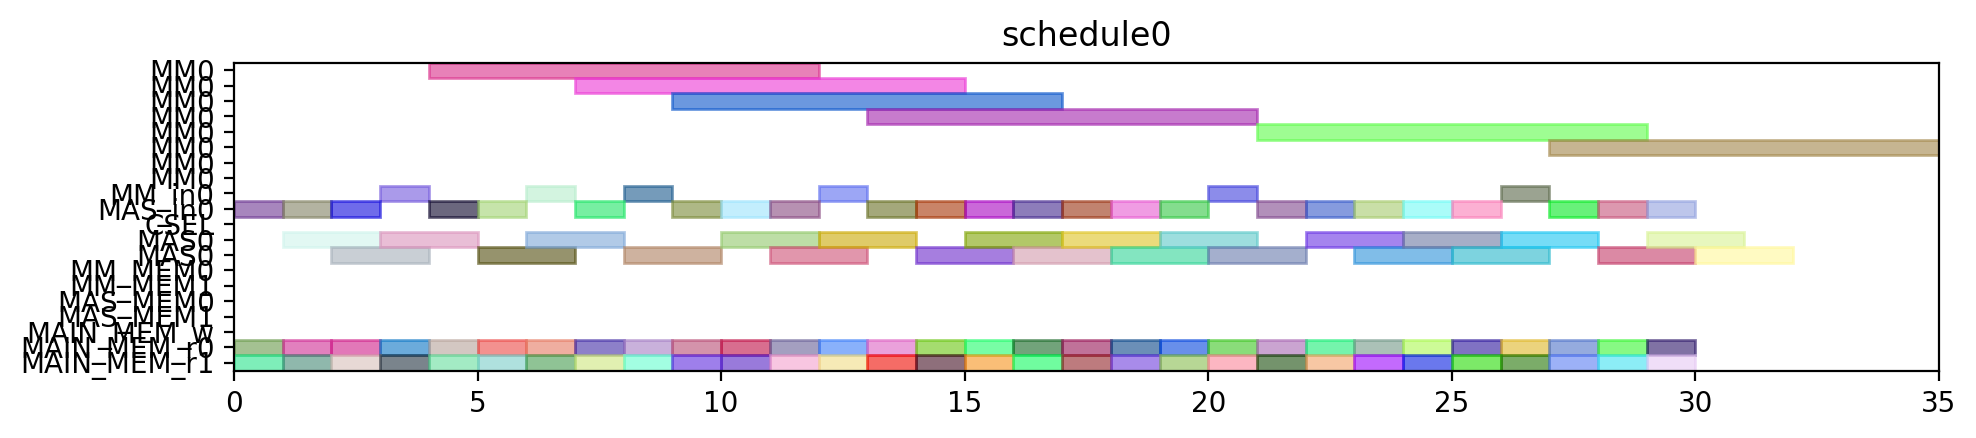

Recreate this plot in Python.
from pyschedule import Scenario, solvers, plotters, alt


def solve():
	horizon = 120
	S = Scenario("schedule0", horizon=horizon)

	# resource
	MM = S.Resources('MM', num=1, size=8)
	MM_in = S.Resources('MM_in', num=1)
	MAS_in = S.Resources('MAS_in', num=1)
	CSEL = S.Resource('CSEL')
	MAS = S.Resources('MAS', num=1, size=2, periods=range(1, horizon))
	MM_MEM = S.Resources('MM_MEM', num=2)
	MAS_MEM = S.Resources('MAS_MEM', num=2)
	MAIN_MEM_w = S.Resource('MAIN_MEM_w', size=1)
	MAIN_MEM_r = S.Resources('MAIN_MEM_r', num=2)

	# result of previous scheduling

	# new tasks
	c_t0_a1_0 = S.Task('c_t0_a1_0', length=2, delay_cost=1)
	c_t0_a1_0 += alt(MAS)
	c_t0_a1_0_in = S.Task('c_t0_a1_0_in', length=1, delay_cost=1)
	c_t0_a1_0_in += alt(MAS_in)
	S += c_t0_a1_0_in*MAS_in[0]<=c_t0_a1_0*MAS[0]

	c_t0_a1_0_mem0 = S.Task('c_t0_a1_0_mem0', length=1, delay_cost=1)
	c_t0_a1_0_mem0 += MAIN_MEM_r[0]
	S += c_t0_a1_0_mem0 <= c_t0_a1_0

	c_t0_a1_0_mem1 = S.Task('c_t0_a1_0_mem1', length=1, delay_cost=1)
	c_t0_a1_0_mem1 += MAIN_MEM_r[1]
	S += c_t0_a1_0_mem1 <= c_t0_a1_0

	c_t0_a1_1 = S.Task('c_t0_a1_1', length=2, delay_cost=1)
	c_t0_a1_1 += alt(MAS)
	c_t0_a1_1_in = S.Task('c_t0_a1_1_in', length=1, delay_cost=1)
	c_t0_a1_1_in += alt(MAS_in)
	S += c_t0_a1_1_in*MAS_in[0]<=c_t0_a1_1*MAS[0]

	c_t0_a1_1_mem0 = S.Task('c_t0_a1_1_mem0', length=1, delay_cost=1)
	c_t0_a1_1_mem0 += MAIN_MEM_r[0]
	S += c_t0_a1_1_mem0 <= c_t0_a1_1

	c_t0_a1_1_mem1 = S.Task('c_t0_a1_1_mem1', length=1, delay_cost=1)
	c_t0_a1_1_mem1 += MAIN_MEM_r[1]
	S += c_t0_a1_1_mem1 <= c_t0_a1_1

	c_t0_t10 = S.Task('c_t0_t10', length=2, delay_cost=1)
	c_t0_t10 += alt(MAS)
	c_t0_t10_in = S.Task('c_t0_t10_in', length=1, delay_cost=1)
	c_t0_t10_in += alt(MAS_in)
	S += c_t0_t10_in*MAS_in[0]<=c_t0_t10*MAS[0]

	c_t0_t10_mem0 = S.Task('c_t0_t10_mem0', length=1, delay_cost=1)
	c_t0_t10_mem0 += MAIN_MEM_r[0]
	S += c_t0_t10_mem0 <= c_t0_t10

	c_t0_t10_mem1 = S.Task('c_t0_t10_mem1', length=1, delay_cost=1)
	c_t0_t10_mem1 += MAIN_MEM_r[1]
	S += c_t0_t10_mem1 <= c_t0_t10

	c_t0_t11 = S.Task('c_t0_t11', length=2, delay_cost=1)
	c_t0_t11 += alt(MAS)
	c_t0_t11_in = S.Task('c_t0_t11_in', length=1, delay_cost=1)
	c_t0_t11_in += alt(MAS_in)
	S += c_t0_t11_in*MAS_in[0]<=c_t0_t11*MAS[0]

	c_t0_t11_mem0 = S.Task('c_t0_t11_mem0', length=1, delay_cost=1)
	c_t0_t11_mem0 += MAIN_MEM_r[0]
	S += c_t0_t11_mem0 <= c_t0_t11

	c_t0_t11_mem1 = S.Task('c_t0_t11_mem1', length=1, delay_cost=1)
	c_t0_t11_mem1 += MAIN_MEM_r[1]
	S += c_t0_t11_mem1 <= c_t0_t11

	c_t0_t3_t0 = S.Task('c_t0_t3_t0', length=8, delay_cost=1)
	c_t0_t3_t0 += alt(MM)
	c_t0_t3_t0_in = S.Task('c_t0_t3_t0_in', length=1, delay_cost=1)
	c_t0_t3_t0_in += alt(MM_in)
	S += c_t0_t3_t0_in*MM_in[0]<=c_t0_t3_t0*MM[0]
	c_t0_t3_t0_mem0 = S.Task('c_t0_t3_t0_mem0', length=1, delay_cost=1)
	c_t0_t3_t0_mem0 += MAIN_MEM_r[0]
	S += c_t0_t3_t0_mem0 <= c_t0_t3_t0

	c_t0_t3_t0_mem1 = S.Task('c_t0_t3_t0_mem1', length=1, delay_cost=1)
	c_t0_t3_t0_mem1 += MAIN_MEM_r[1]
	S += c_t0_t3_t0_mem1 <= c_t0_t3_t0

	c_t0_t3_t1 = S.Task('c_t0_t3_t1', length=8, delay_cost=1)
	c_t0_t3_t1 += alt(MM)
	c_t0_t3_t1_in = S.Task('c_t0_t3_t1_in', length=1, delay_cost=1)
	c_t0_t3_t1_in += alt(MM_in)
	S += c_t0_t3_t1_in*MM_in[0]<=c_t0_t3_t1*MM[0]
	c_t0_t3_t1_mem0 = S.Task('c_t0_t3_t1_mem0', length=1, delay_cost=1)
	c_t0_t3_t1_mem0 += MAIN_MEM_r[0]
	S += c_t0_t3_t1_mem0 <= c_t0_t3_t1

	c_t0_t3_t1_mem1 = S.Task('c_t0_t3_t1_mem1', length=1, delay_cost=1)
	c_t0_t3_t1_mem1 += MAIN_MEM_r[1]
	S += c_t0_t3_t1_mem1 <= c_t0_t3_t1

	c_t0_t3_t2 = S.Task('c_t0_t3_t2', length=2, delay_cost=1)
	c_t0_t3_t2 += alt(MAS)
	c_t0_t3_t2_in = S.Task('c_t0_t3_t2_in', length=1, delay_cost=1)
	c_t0_t3_t2_in += alt(MAS_in)
	S += c_t0_t3_t2_in*MAS_in[0]<=c_t0_t3_t2*MAS[0]

	c_t0_t3_t2_mem0 = S.Task('c_t0_t3_t2_mem0', length=1, delay_cost=1)
	c_t0_t3_t2_mem0 += MAIN_MEM_r[0]
	S += c_t0_t3_t2_mem0 <= c_t0_t3_t2

	c_t0_t3_t2_mem1 = S.Task('c_t0_t3_t2_mem1', length=1, delay_cost=1)
	c_t0_t3_t2_mem1 += MAIN_MEM_r[1]
	S += c_t0_t3_t2_mem1 <= c_t0_t3_t2

	c_t0_t3_t3 = S.Task('c_t0_t3_t3', length=2, delay_cost=1)
	c_t0_t3_t3 += alt(MAS)
	c_t0_t3_t3_in = S.Task('c_t0_t3_t3_in', length=1, delay_cost=1)
	c_t0_t3_t3_in += alt(MAS_in)
	S += c_t0_t3_t3_in*MAS_in[0]<=c_t0_t3_t3*MAS[0]

	c_t0_t3_t3_mem0 = S.Task('c_t0_t3_t3_mem0', length=1, delay_cost=1)
	c_t0_t3_t3_mem0 += MAIN_MEM_r[0]
	S += c_t0_t3_t3_mem0 <= c_t0_t3_t3

	c_t0_t3_t3_mem1 = S.Task('c_t0_t3_t3_mem1', length=1, delay_cost=1)
	c_t0_t3_t3_mem1 += MAIN_MEM_r[1]
	S += c_t0_t3_t3_mem1 <= c_t0_t3_t3

	c_t1_a1_0 = S.Task('c_t1_a1_0', length=2, delay_cost=1)
	c_t1_a1_0 += alt(MAS)
	c_t1_a1_0_in = S.Task('c_t1_a1_0_in', length=1, delay_cost=1)
	c_t1_a1_0_in += alt(MAS_in)
	S += c_t1_a1_0_in*MAS_in[0]<=c_t1_a1_0*MAS[0]

	c_t1_a1_0_mem0 = S.Task('c_t1_a1_0_mem0', length=1, delay_cost=1)
	c_t1_a1_0_mem0 += MAIN_MEM_r[0]
	S += c_t1_a1_0_mem0 <= c_t1_a1_0

	c_t1_a1_0_mem1 = S.Task('c_t1_a1_0_mem1', length=1, delay_cost=1)
	c_t1_a1_0_mem1 += MAIN_MEM_r[1]
	S += c_t1_a1_0_mem1 <= c_t1_a1_0

	c_t1_a1_1 = S.Task('c_t1_a1_1', length=2, delay_cost=1)
	c_t1_a1_1 += alt(MAS)
	c_t1_a1_1_in = S.Task('c_t1_a1_1_in', length=1, delay_cost=1)
	c_t1_a1_1_in += alt(MAS_in)
	S += c_t1_a1_1_in*MAS_in[0]<=c_t1_a1_1*MAS[0]

	c_t1_a1_1_mem0 = S.Task('c_t1_a1_1_mem0', length=1, delay_cost=1)
	c_t1_a1_1_mem0 += MAIN_MEM_r[0]
	S += c_t1_a1_1_mem0 <= c_t1_a1_1

	c_t1_a1_1_mem1 = S.Task('c_t1_a1_1_mem1', length=1, delay_cost=1)
	c_t1_a1_1_mem1 += MAIN_MEM_r[1]
	S += c_t1_a1_1_mem1 <= c_t1_a1_1

	c_t1_t10 = S.Task('c_t1_t10', length=2, delay_cost=1)
	c_t1_t10 += alt(MAS)
	c_t1_t10_in = S.Task('c_t1_t10_in', length=1, delay_cost=1)
	c_t1_t10_in += alt(MAS_in)
	S += c_t1_t10_in*MAS_in[0]<=c_t1_t10*MAS[0]

	c_t1_t10_mem0 = S.Task('c_t1_t10_mem0', length=1, delay_cost=1)
	c_t1_t10_mem0 += MAIN_MEM_r[0]
	S += c_t1_t10_mem0 <= c_t1_t10

	c_t1_t10_mem1 = S.Task('c_t1_t10_mem1', length=1, delay_cost=1)
	c_t1_t10_mem1 += MAIN_MEM_r[1]
	S += c_t1_t10_mem1 <= c_t1_t10

	c_t1_t11 = S.Task('c_t1_t11', length=2, delay_cost=1)
	c_t1_t11 += alt(MAS)
	c_t1_t11_in = S.Task('c_t1_t11_in', length=1, delay_cost=1)
	c_t1_t11_in += alt(MAS_in)
	S += c_t1_t11_in*MAS_in[0]<=c_t1_t11*MAS[0]

	c_t1_t11_mem0 = S.Task('c_t1_t11_mem0', length=1, delay_cost=1)
	c_t1_t11_mem0 += MAIN_MEM_r[0]
	S += c_t1_t11_mem0 <= c_t1_t11

	c_t1_t11_mem1 = S.Task('c_t1_t11_mem1', length=1, delay_cost=1)
	c_t1_t11_mem1 += MAIN_MEM_r[1]
	S += c_t1_t11_mem1 <= c_t1_t11

	c_t1_t3_t0 = S.Task('c_t1_t3_t0', length=8, delay_cost=1)
	c_t1_t3_t0 += alt(MM)
	c_t1_t3_t0_in = S.Task('c_t1_t3_t0_in', length=1, delay_cost=1)
	c_t1_t3_t0_in += alt(MM_in)
	S += c_t1_t3_t0_in*MM_in[0]<=c_t1_t3_t0*MM[0]
	c_t1_t3_t0_mem0 = S.Task('c_t1_t3_t0_mem0', length=1, delay_cost=1)
	c_t1_t3_t0_mem0 += MAIN_MEM_r[0]
	S += c_t1_t3_t0_mem0 <= c_t1_t3_t0

	c_t1_t3_t0_mem1 = S.Task('c_t1_t3_t0_mem1', length=1, delay_cost=1)
	c_t1_t3_t0_mem1 += MAIN_MEM_r[1]
	S += c_t1_t3_t0_mem1 <= c_t1_t3_t0

	c_t1_t3_t1 = S.Task('c_t1_t3_t1', length=8, delay_cost=1)
	c_t1_t3_t1 += alt(MM)
	c_t1_t3_t1_in = S.Task('c_t1_t3_t1_in', length=1, delay_cost=1)
	c_t1_t3_t1_in += alt(MM_in)
	S += c_t1_t3_t1_in*MM_in[0]<=c_t1_t3_t1*MM[0]
	c_t1_t3_t1_mem0 = S.Task('c_t1_t3_t1_mem0', length=1, delay_cost=1)
	c_t1_t3_t1_mem0 += MAIN_MEM_r[0]
	S += c_t1_t3_t1_mem0 <= c_t1_t3_t1

	c_t1_t3_t1_mem1 = S.Task('c_t1_t3_t1_mem1', length=1, delay_cost=1)
	c_t1_t3_t1_mem1 += MAIN_MEM_r[1]
	S += c_t1_t3_t1_mem1 <= c_t1_t3_t1

	c_t1_t3_t2 = S.Task('c_t1_t3_t2', length=2, delay_cost=1)
	c_t1_t3_t2 += alt(MAS)
	c_t1_t3_t2_in = S.Task('c_t1_t3_t2_in', length=1, delay_cost=1)
	c_t1_t3_t2_in += alt(MAS_in)
	S += c_t1_t3_t2_in*MAS_in[0]<=c_t1_t3_t2*MAS[0]

	c_t1_t3_t2_mem0 = S.Task('c_t1_t3_t2_mem0', length=1, delay_cost=1)
	c_t1_t3_t2_mem0 += MAIN_MEM_r[0]
	S += c_t1_t3_t2_mem0 <= c_t1_t3_t2

	c_t1_t3_t2_mem1 = S.Task('c_t1_t3_t2_mem1', length=1, delay_cost=1)
	c_t1_t3_t2_mem1 += MAIN_MEM_r[1]
	S += c_t1_t3_t2_mem1 <= c_t1_t3_t2

	c_t1_t3_t3 = S.Task('c_t1_t3_t3', length=2, delay_cost=1)
	c_t1_t3_t3 += alt(MAS)
	c_t1_t3_t3_in = S.Task('c_t1_t3_t3_in', length=1, delay_cost=1)
	c_t1_t3_t3_in += alt(MAS_in)
	S += c_t1_t3_t3_in*MAS_in[0]<=c_t1_t3_t3*MAS[0]

	c_t1_t3_t3_mem0 = S.Task('c_t1_t3_t3_mem0', length=1, delay_cost=1)
	c_t1_t3_t3_mem0 += MAIN_MEM_r[0]
	S += c_t1_t3_t3_mem0 <= c_t1_t3_t3

	c_t1_t3_t3_mem1 = S.Task('c_t1_t3_t3_mem1', length=1, delay_cost=1)
	c_t1_t3_t3_mem1 += MAIN_MEM_r[1]
	S += c_t1_t3_t3_mem1 <= c_t1_t3_t3

	c_t2_a1_0 = S.Task('c_t2_a1_0', length=2, delay_cost=1)
	c_t2_a1_0 += alt(MAS)
	c_t2_a1_0_in = S.Task('c_t2_a1_0_in', length=1, delay_cost=1)
	c_t2_a1_0_in += alt(MAS_in)
	S += c_t2_a1_0_in*MAS_in[0]<=c_t2_a1_0*MAS[0]

	c_t2_a1_0_mem0 = S.Task('c_t2_a1_0_mem0', length=1, delay_cost=1)
	c_t2_a1_0_mem0 += MAIN_MEM_r[0]
	S += c_t2_a1_0_mem0 <= c_t2_a1_0

	c_t2_a1_0_mem1 = S.Task('c_t2_a1_0_mem1', length=1, delay_cost=1)
	c_t2_a1_0_mem1 += MAIN_MEM_r[1]
	S += c_t2_a1_0_mem1 <= c_t2_a1_0

	c_t2_a1_1 = S.Task('c_t2_a1_1', length=2, delay_cost=1)
	c_t2_a1_1 += alt(MAS)
	c_t2_a1_1_in = S.Task('c_t2_a1_1_in', length=1, delay_cost=1)
	c_t2_a1_1_in += alt(MAS_in)
	S += c_t2_a1_1_in*MAS_in[0]<=c_t2_a1_1*MAS[0]

	c_t2_a1_1_mem0 = S.Task('c_t2_a1_1_mem0', length=1, delay_cost=1)
	c_t2_a1_1_mem0 += MAIN_MEM_r[0]
	S += c_t2_a1_1_mem0 <= c_t2_a1_1

	c_t2_a1_1_mem1 = S.Task('c_t2_a1_1_mem1', length=1, delay_cost=1)
	c_t2_a1_1_mem1 += MAIN_MEM_r[1]
	S += c_t2_a1_1_mem1 <= c_t2_a1_1

	c_t2_t10 = S.Task('c_t2_t10', length=2, delay_cost=1)
	c_t2_t10 += alt(MAS)
	c_t2_t10_in = S.Task('c_t2_t10_in', length=1, delay_cost=1)
	c_t2_t10_in += alt(MAS_in)
	S += c_t2_t10_in*MAS_in[0]<=c_t2_t10*MAS[0]

	c_t2_t10_mem0 = S.Task('c_t2_t10_mem0', length=1, delay_cost=1)
	c_t2_t10_mem0 += MAIN_MEM_r[0]
	S += c_t2_t10_mem0 <= c_t2_t10

	c_t2_t10_mem1 = S.Task('c_t2_t10_mem1', length=1, delay_cost=1)
	c_t2_t10_mem1 += MAIN_MEM_r[1]
	S += c_t2_t10_mem1 <= c_t2_t10

	c_t2_t11 = S.Task('c_t2_t11', length=2, delay_cost=1)
	c_t2_t11 += alt(MAS)
	c_t2_t11_in = S.Task('c_t2_t11_in', length=1, delay_cost=1)
	c_t2_t11_in += alt(MAS_in)
	S += c_t2_t11_in*MAS_in[0]<=c_t2_t11*MAS[0]

	c_t2_t11_mem0 = S.Task('c_t2_t11_mem0', length=1, delay_cost=1)
	c_t2_t11_mem0 += MAIN_MEM_r[0]
	S += c_t2_t11_mem0 <= c_t2_t11

	c_t2_t11_mem1 = S.Task('c_t2_t11_mem1', length=1, delay_cost=1)
	c_t2_t11_mem1 += MAIN_MEM_r[1]
	S += c_t2_t11_mem1 <= c_t2_t11

	c_t2_t3_t0 = S.Task('c_t2_t3_t0', length=8, delay_cost=1)
	c_t2_t3_t0 += alt(MM)
	c_t2_t3_t0_in = S.Task('c_t2_t3_t0_in', length=1, delay_cost=1)
	c_t2_t3_t0_in += alt(MM_in)
	S += c_t2_t3_t0_in*MM_in[0]<=c_t2_t3_t0*MM[0]
	c_t2_t3_t0_mem0 = S.Task('c_t2_t3_t0_mem0', length=1, delay_cost=1)
	c_t2_t3_t0_mem0 += MAIN_MEM_r[0]
	S += c_t2_t3_t0_mem0 <= c_t2_t3_t0

	c_t2_t3_t0_mem1 = S.Task('c_t2_t3_t0_mem1', length=1, delay_cost=1)
	c_t2_t3_t0_mem1 += MAIN_MEM_r[1]
	S += c_t2_t3_t0_mem1 <= c_t2_t3_t0

	c_t2_t3_t1 = S.Task('c_t2_t3_t1', length=8, delay_cost=1)
	c_t2_t3_t1 += alt(MM)
	c_t2_t3_t1_in = S.Task('c_t2_t3_t1_in', length=1, delay_cost=1)
	c_t2_t3_t1_in += alt(MM_in)
	S += c_t2_t3_t1_in*MM_in[0]<=c_t2_t3_t1*MM[0]
	c_t2_t3_t1_mem0 = S.Task('c_t2_t3_t1_mem0', length=1, delay_cost=1)
	c_t2_t3_t1_mem0 += MAIN_MEM_r[0]
	S += c_t2_t3_t1_mem0 <= c_t2_t3_t1

	c_t2_t3_t1_mem1 = S.Task('c_t2_t3_t1_mem1', length=1, delay_cost=1)
	c_t2_t3_t1_mem1 += MAIN_MEM_r[1]
	S += c_t2_t3_t1_mem1 <= c_t2_t3_t1

	c_t2_t3_t2 = S.Task('c_t2_t3_t2', length=2, delay_cost=1)
	c_t2_t3_t2 += alt(MAS)
	c_t2_t3_t2_in = S.Task('c_t2_t3_t2_in', length=1, delay_cost=1)
	c_t2_t3_t2_in += alt(MAS_in)
	S += c_t2_t3_t2_in*MAS_in[0]<=c_t2_t3_t2*MAS[0]

	c_t2_t3_t2_mem0 = S.Task('c_t2_t3_t2_mem0', length=1, delay_cost=1)
	c_t2_t3_t2_mem0 += MAIN_MEM_r[0]
	S += c_t2_t3_t2_mem0 <= c_t2_t3_t2

	c_t2_t3_t2_mem1 = S.Task('c_t2_t3_t2_mem1', length=1, delay_cost=1)
	c_t2_t3_t2_mem1 += MAIN_MEM_r[1]
	S += c_t2_t3_t2_mem1 <= c_t2_t3_t2

	c_t2_t3_t3 = S.Task('c_t2_t3_t3', length=2, delay_cost=1)
	c_t2_t3_t3 += alt(MAS)
	c_t2_t3_t3_in = S.Task('c_t2_t3_t3_in', length=1, delay_cost=1)
	c_t2_t3_t3_in += alt(MAS_in)
	S += c_t2_t3_t3_in*MAS_in[0]<=c_t2_t3_t3*MAS[0]

	c_t2_t3_t3_mem0 = S.Task('c_t2_t3_t3_mem0', length=1, delay_cost=1)
	c_t2_t3_t3_mem0 += MAIN_MEM_r[0]
	S += c_t2_t3_t3_mem0 <= c_t2_t3_t3

	c_t2_t3_t3_mem1 = S.Task('c_t2_t3_t3_mem1', length=1, delay_cost=1)
	c_t2_t3_t3_mem1 += MAIN_MEM_r[1]
	S += c_t2_t3_t3_mem1 <= c_t2_t3_t3

	c_t3000 = S.Task('c_t3000', length=2, delay_cost=1)
	c_t3000 += alt(MAS)
	c_t3000_in = S.Task('c_t3000_in', length=1, delay_cost=1)
	c_t3000_in += alt(MAS_in)
	S += c_t3000_in*MAS_in[0]<=c_t3000*MAS[0]

	c_t3000_mem0 = S.Task('c_t3000_mem0', length=1, delay_cost=1)
	c_t3000_mem0 += MAIN_MEM_r[0]
	S += c_t3000_mem0 <= c_t3000

	c_t3000_mem1 = S.Task('c_t3000_mem1', length=1, delay_cost=1)
	c_t3000_mem1 += MAIN_MEM_r[1]
	S += c_t3000_mem1 <= c_t3000

	c_t3001 = S.Task('c_t3001', length=2, delay_cost=1)
	c_t3001 += alt(MAS)
	c_t3001_in = S.Task('c_t3001_in', length=1, delay_cost=1)
	c_t3001_in += alt(MAS_in)
	S += c_t3001_in*MAS_in[0]<=c_t3001*MAS[0]

	c_t3001_mem0 = S.Task('c_t3001_mem0', length=1, delay_cost=1)
	c_t3001_mem0 += MAIN_MEM_r[0]
	S += c_t3001_mem0 <= c_t3001

	c_t3001_mem1 = S.Task('c_t3001_mem1', length=1, delay_cost=1)
	c_t3001_mem1 += MAIN_MEM_r[1]
	S += c_t3001_mem1 <= c_t3001

	c_t3010 = S.Task('c_t3010', length=2, delay_cost=1)
	c_t3010 += alt(MAS)
	c_t3010_in = S.Task('c_t3010_in', length=1, delay_cost=1)
	c_t3010_in += alt(MAS_in)
	S += c_t3010_in*MAS_in[0]<=c_t3010*MAS[0]

	c_t3010_mem0 = S.Task('c_t3010_mem0', length=1, delay_cost=1)
	c_t3010_mem0 += MAIN_MEM_r[0]
	S += c_t3010_mem0 <= c_t3010

	c_t3010_mem1 = S.Task('c_t3010_mem1', length=1, delay_cost=1)
	c_t3010_mem1 += MAIN_MEM_r[1]
	S += c_t3010_mem1 <= c_t3010

	c_t3011 = S.Task('c_t3011', length=2, delay_cost=1)
	c_t3011 += alt(MAS)
	c_t3011_in = S.Task('c_t3011_in', length=1, delay_cost=1)
	c_t3011_in += alt(MAS_in)
	S += c_t3011_in*MAS_in[0]<=c_t3011*MAS[0]

	c_t3011_mem0 = S.Task('c_t3011_mem0', length=1, delay_cost=1)
	c_t3011_mem0 += MAIN_MEM_r[0]
	S += c_t3011_mem0 <= c_t3011

	c_t3011_mem1 = S.Task('c_t3011_mem1', length=1, delay_cost=1)
	c_t3011_mem1 += MAIN_MEM_r[1]
	S += c_t3011_mem1 <= c_t3011

	c_t4000 = S.Task('c_t4000', length=2, delay_cost=1)
	c_t4000 += alt(MAS)
	c_t4000_in = S.Task('c_t4000_in', length=1, delay_cost=1)
	c_t4000_in += alt(MAS_in)
	S += c_t4000_in*MAS_in[0]<=c_t4000*MAS[0]

	c_t4000_mem0 = S.Task('c_t4000_mem0', length=1, delay_cost=1)
	c_t4000_mem0 += MAIN_MEM_r[0]
	S += c_t4000_mem0 <= c_t4000

	c_t4000_mem1 = S.Task('c_t4000_mem1', length=1, delay_cost=1)
	c_t4000_mem1 += MAIN_MEM_r[1]
	S += c_t4000_mem1 <= c_t4000

	c_t4001 = S.Task('c_t4001', length=2, delay_cost=1)
	c_t4001 += alt(MAS)
	c_t4001_in = S.Task('c_t4001_in', length=1, delay_cost=1)
	c_t4001_in += alt(MAS_in)
	S += c_t4001_in*MAS_in[0]<=c_t4001*MAS[0]

	c_t4001_mem0 = S.Task('c_t4001_mem0', length=1, delay_cost=1)
	c_t4001_mem0 += MAIN_MEM_r[0]
	S += c_t4001_mem0 <= c_t4001

	c_t4001_mem1 = S.Task('c_t4001_mem1', length=1, delay_cost=1)
	c_t4001_mem1 += MAIN_MEM_r[1]
	S += c_t4001_mem1 <= c_t4001

	solvers.mip.solve(S,msg=1,kind='CPLEX',ratio_gap=1.01)

	solution = [['hoge']*len(S.solution()[1]) for i in range(len(S.solution()))]
	for i in range(len(S.solution())):
		for j in range(len(S.solution()[i])):
			solution[i][j]=str(S.solution()[i][j])
	print(solution)

	cycles = int(solution[-1][3])

	pic_file_name = "/mnt/rose/usr1/fukuda/ABE/multiRAM_multiMAS_16mux/scheduling_result/stage8MM1_stage2MAS1/SQR/schedule0.png"
	if(S.solution() != []):
		plotters.matplotlib.plot(S,img_filename=pic_file_name, show_task_labels=False, fig_size=(cycles*0.25+3, 2))

	return solution
